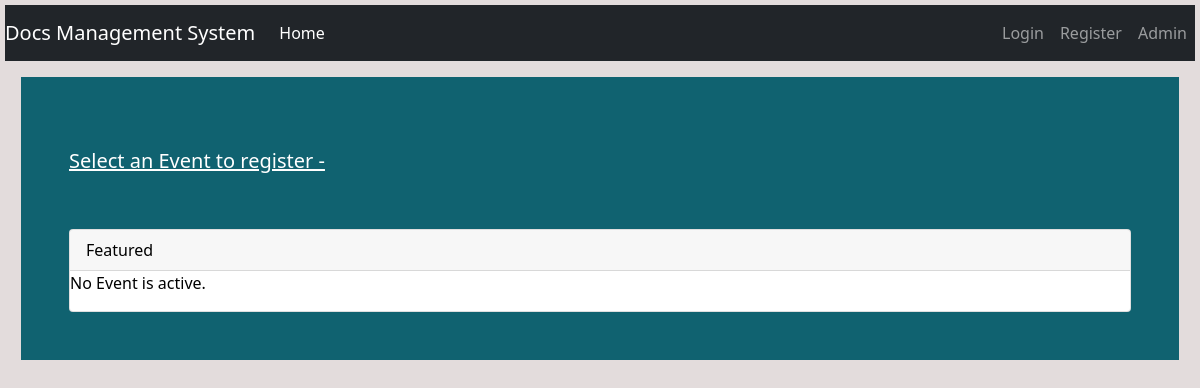
Before: /event-page with the older database file.
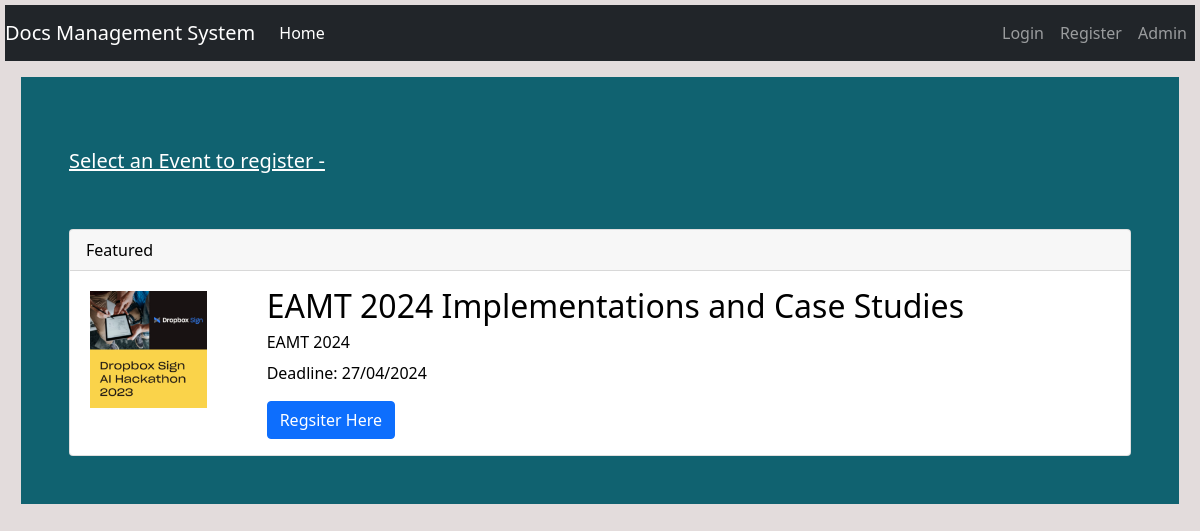
After: the same page with the newer database file.
### Event/models.py (models this page shows)
class Event(db.Model):
    id = db.Column(db.Integer(), primary_key=True, autoincrement = True)
    category = db.Column(db.String(length=30), nullable=False)
    title = db.Column(db.String(length=100), nullable=False, unique=True)
    acronym = db.Column(db.String(length=50), nullable=False, unique=True)
    web_page_url = db.Column(db.String(length=100), nullable=False, unique=True)
    venue = db.Column(db.String(length=30))
    city = db.Column(db.String(length=30), nullable=False)
    country = db.Column(db.String(length=30), nullable=False)
    first_day = db.Column(db.DateTime())
    last_day = db.Column(db.DateTime(), nullable=False)
    primary_area = db.Column(db.String(length=100))
    secondary_area = db.Column(db.String(length=100))
    area_notes = db.Column(db.String(length=200))
    organizer_name = db.Column(db.String(length=30))
    organizer_email_address = db.Column(db.String(length=30))
    organizer_web_page = db.Column(db.String(length=100))
    phone_no = db.Column(db.String(length=15))
    other_info = db.Column(db.String(length=500))
    is_approved = db.Column(db.Boolean, default=False)
    user_id = db.Column(db.Integer(), db.ForeignKey('user.id'), nullable=False)

### Event/routes.py (the view)
@app.route('/event-page')                   #route for redirecting the authenticated users to the main event page.
def event_page():
    event_approved = Event.query.filter_by(is_approved=True).all()
    return render_template('event_page.html', event_approved=event_approved)

### Event/templates/event_page.html (shortened to what this page needs)
{% extends 'base.html' %}
{% block content %}
<body>
    <div class="position-relative overflow-hidden p-5 p-md-7 m-md-3 text-center" style="background-color:rgb(16, 98, 112); color:white">
        <br>
        <h5 class="text-left text-decoration-underline">Select an Event to register - </h5>
        <br><br>
        <div class="card text-left" style="color:black">
            <div class="card-header">
                Featured
            </div>
            {% if event_approved %}
                {% for event in event_approved %}
                    <div class="row">
                        <div class="col-md-2">
                            <img src="../static/Images/Dropbox AI hackathon.png" alt="Hackathon Image" class="card-image img-fluid">
                        </div>
                        <div class="col-md-10">
                            <div class="card-body">
                                <h2 class="card-title">{{ event.title }}</h2>
                                <h6 class="card-text">{{ event.acronym }}</h6>
                                <p class="card-text">Deadline: {{ event.last_day.strftime('%d/%m/%Y') }}</p>
                                <a href="{{ url_for('event_registration', event_id=event.id) }}" class="btn btn-primary">Regsiter Here</a>
                            </div>
                        </div>
                    </div>
                {% endfor %}
            {% else %}
                <p>No Event is active.</p>
            {% endif %}
        </div>
    </div>
</body>
{% endblock %}

### Event/templates/base.html (shortened to what this page needs)
<!doctype html>
<html lang="en">
    <head>
        <link rel="stylesheet" type="text/css" href="{{ url_for('static', filename='Styles/styles.css') }}">
        <link rel="stylesheet" href="https://cdn.jsdelivr.net/npm/bootstrap@4.5.3/dist/css/bootstrap.min.css">
        <link rel="stylesheet" href="https://cdn.jsdelivr.net/npm/bootstrap@5.5.0/dist/css/bootstrap.min.css">
        <link href="https://cdn.jsdelivr.net/npm/bootstrap@5.0.2/dist/css/bootstrap.min.css" rel="stylesheet">
    </head>
    <body>
        <nav class="navbar navbar-expand-md navbar-dark bg-dark">
            <a class="navbar-brand" href="#">Docs Management System</a>
            <div class="collapse navbar-collapse" id="navbarNav">
                <ul class="navbar-nav mr-auto">
                    <li class="nav-item active">
                        <a class="nav-link" href="{{ url_for('home_page') }}">Home<span class="sr-only">(current)</span></a>
                    </li>
                </ul>
                {% if current_user.is_authenticated %}
                    <ul class="navbar-nav">
                        {% if current_user.role == 'participant' %}
                            <li class="nav-item">
                                <a class="nav-link" href="{{ url_for('event_page', role=current_user.role) }}">Event Page</a>
                            </li>
                        {% elif current_user.role == 'organizer' %}
                            <li class="nav-item">
                                <a class="nav-link" href="{{ url_for('organizer_page', role=current_user.role) }}">Organizer's Page</a>
                            </li>
                        {% endif %}
                        <li class="nav-item">
                            <a class="nav-link">Welcome, {{ current_user.username}}</a>
                        </li>
                        <li class="nav-item">
                            <a class="nav-link" href="{{ url_for('logout_page') }}">Logout</a>
                        </li>
                    </ul>
                {% else %}
                    <ul class="navbar-nav">
                        <li class="nav-item">
                            <a class="nav-link" href="{{ url_for('login_page') }}">Login</a>
                        </li>
                        <li class="nav-item">
                            <a class="nav-link" href="{{ url_for('register_page') }}">Register</a>
                        </li>
                        <li class="nav-item">
                            <a class="nav-link" href="{{ url_for('admin_login') }}">Admin</a>
                        </li>
                    </ul>
                {% endif %}
            </div>
        </nav>
        {% block content %}
        {% endblock %}
    </body>
</html>

### Event/static/Styles/styles.css (style rules this page uses)
body { margin:2px; padding: 5px; }
.card-image { padding: 20px; display: block; margin: 0; }

### Event/templates/base.html (style rules this page uses)
body { background-color: #e3dcdc; color: black; }
nav.navbar { margin-top: 0; }

Changed rows visible on the page:
added Event: title "EAMT 2024 Implementations and Case Studies", acronym "EAMT 2024", last_day "27/04/2024"
Other visible differences:
text no longer shown: "No Event is active."
